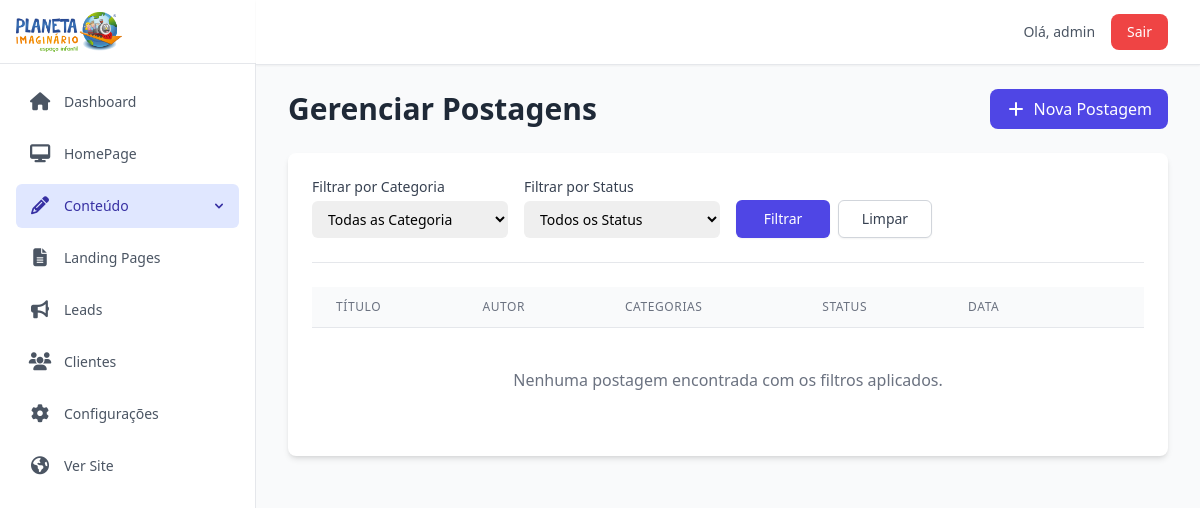
Before: /dashboard/posts (signed in) with the older database file.
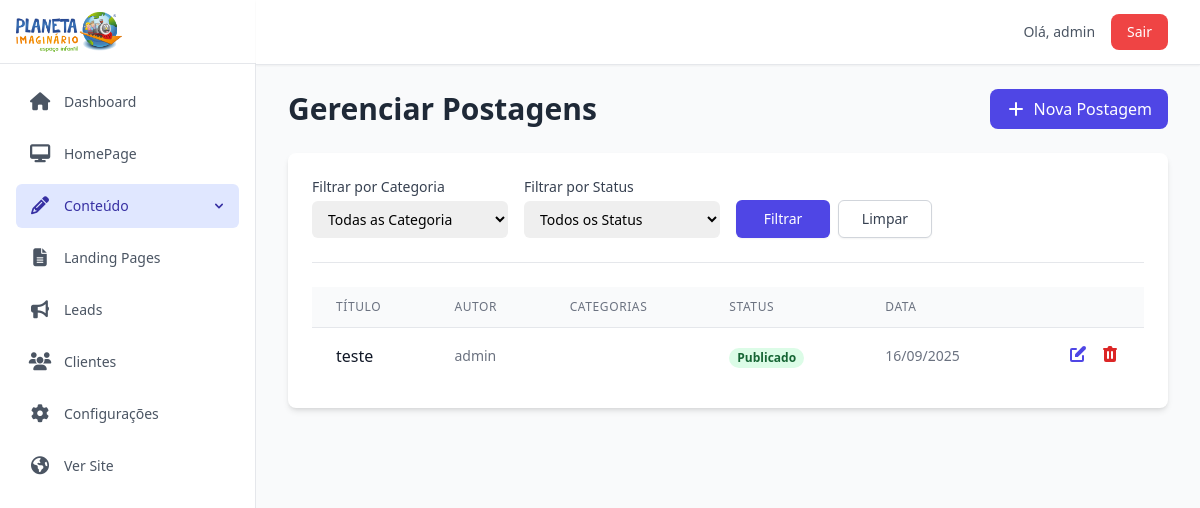
After: the same page with the newer database file.
### app/models.py (models this page shows, shortened)
class Post(db.Model):
    id = db.Column(db.Integer, primary_key=True)
    title = db.Column(db.String(150), nullable=False)
    slug = db.Column(db.String(150), unique=True, nullable=False)
    content = db.Column(db.Text, nullable=False)
    cover_image = db.Column(db.String(100), nullable=True, default='default.jpg') # Armazena o nome do arquivo da imagem
    user_id = db.Column(db.Integer, db.ForeignKey('user.id'))
    author = db.relationship('User', backref='posts')
    categories = db.relationship('Category', secondary=post_categories, lazy='subquery',
        backref=db.backref('posts', lazy=True))
    gallery_images = db.relationship('Image', backref='post', lazy=True, cascade="all, delete-orphan")
    meta_description = db.Column(db.String(160))
    is_published = db.Column(db.Boolean, default=False)
    created_at = db.Column(db.DateTime, default=datetime.utcnow)
    updated_at = db.Column(db.DateTime, default=datetime.utcnow, onupdate=datetime.utcnow)

class User(UserMixin, db.Model): # Adicione UserMixin aqui
    id = db.Column(db.Integer, primary_key=True)
    username = db.Column(db.String(64), index=True, unique=True, nullable=False)
    email = db.Column(db.String(120), index=True, unique=True, nullable=False)
    password_hash = db.Column(db.String(256)) # Aumentei o tamanho por segurança
    role = db.Column(db.String(20), nullable=False, default='crianca')
    date_of_birth = db.Column(db.Date, nullable=True)
    created_at = db.Column(db.DateTime, default=datetime.utcnow)
    updated_at = db.Column(db.DateTime, default=datetime.utcnow, onupdate=datetime.utcnow)

### app/dashboard/routes.py (the view)
@bp.route('/posts')
@login_required
def list_posts():
    page = request.args.get('page', 1, type=int)
    query = Post.query
    category_filter = request.args.get('category', type=int)
    if category_filter:
        query = query.join(Post.categories).filter(Category.id == category_filter)
    status_filter = request.args.get('status', type=str)
    if status_filter == 'published':
        query = query.filter(Post.is_published == True)
    elif status_filter == 'draft':
        query = query.filter(Post.is_published == False)
    all_categories = Category.query.order_by(Category.name).all()
    posts_pagination = query.order_by(Post.created_at.desc()).paginate(
        page=page, per_page=10, error_out=False
    )
    active_filters = {
        'category': category_filter,
        'status': status_filter
    }
    return render_template('dashboard/posts.html',
                           posts_pagination=posts_pagination,
                           all_categories=all_categories,
                           filters=active_filters)

### app/dashboard/routes.py (called while the page is built)
@bp.app_context_processor
def inject_global_variables():
    try:
        published_landing_pages = LandingPage.query.filter_by(is_published=True).order_by(LandingPage.title).all()
        site_settings = Settings.query.first()
        active_popup = Popup.query.filter_by(is_active=True).first()
        return dict(
            nav_landing_pages=published_landing_pages,
            site_settings=site_settings,
            active_popup=active_popup  # ✅ INJETA O POPUP
        )
    except Exception as e:
        print(f"Erro ao injetar variáveis globais: {e}")
        return dict(nav_landing_pages=[], site_settings=None, active_popup=None)

### app/main/routes.py (called while the page is built)
@bp.app_context_processor
def inject_global_variables():
    try:
        published_landing_pages = LandingPage.query.filter_by(is_published=True).order_by(LandingPage.title).all()
        site_settings = Settings.query.first()
        return dict(
            nav_landing_pages=published_landing_pages,
            site_settings=site_settings
        )
    except Exception as e:
        print(f"Erro ao injetar variáveis globais: {e}")
        return dict(
            nav_landing_pages=[],
            site_settings=None
        )

### app/templates/dashboard/posts.html (shortened to what the changed rows need)
{% extends "dashboard/dashboard_base.html" %}
{% block dashboard_content %}
<div class="flex justify-between items-center mb-6">
    <h1 class="text-3xl font-bold text-gray-800">Gerenciar Postagens</h1>
</div>
<div class="bg-white p-6 rounded-lg shadow-md">
    <div class="overflow-x-auto">
        <table class="min-w-full divide-y divide-gray-200">
            <thead class="bg-gray-50">
                <tr>
                    <th scope="col" class="px-6 py-3 text-left text-xs font-medium text-gray-500 uppercase tracking-wider">Título</th>
                    <th scope="col" class="px-6 py-3 text-left text-xs font-medium text-gray-500 uppercase tracking-wider">Autor</th>
                    <th scope="col" class="px-6 py-3 text-left text-xs font-medium text-gray-500 uppercase tracking-wider">Categorias</th>
                    <th scope="col" class="px-6 py-3 text-left text-xs font-medium text-gray-500 uppercase tracking-wider">Status</th>
                    <th scope="col" class="px-6 py-3 text-left text-xs font-medium text-gray-500 uppercase tracking-wider">Data</th>
                    <th scope="col" class="relative px-6 py-3"><span class="sr-only">Ações</span></th>
                </tr>
            </thead>
            <tbody class="bg-white divide-y divide-gray-200">
                {% for post in posts_pagination.items %}
                <tr>
                    <td class="px-6 py-4 whitespace-nowrap"><div class="font-medium text-gray-900">{{ post.title|truncate(40) }}</div></td>
                    <td class="px-6 py-4 whitespace-nowrap text-sm text-gray-500">{{ post.author.username }}</td>
                    <td class="px-6 py-4 whitespace-nowrap text-sm text-gray-500">{% for cat in post.categories %}{{ cat.name }}{% if not loop.last %}, {% endif %}{% endfor %}</td>
                    <td class="px-6 py-4 whitespace-nowrap">
                        {% if post.is_published %}
                            <span class="px-2 inline-flex text-xs leading-5 font-semibold rounded-full bg-green-100 text-green-800">Publicado</span>
                        {% else %}
                            <span class="px-2 inline-flex text-xs leading-5 font-semibold rounded-full bg-yellow-100 text-yellow-800">Rascunho</span>
                        {% endif %}
                    </td>
                    <td class="px-6 py-4 whitespace-nowrap text-sm text-gray-500">{{ post.created_at.strftime('%d/%m/%Y') }}</td>
                    <td class="px-6 py-4 whitespace-nowrap text-right text-sm font-medium flex items-center justify-end space-x-3">
                        <a href="{{ url_for('dashboard.edit_post', post_id=post.id) }}" class="text-indigo-600 hover:text-indigo-900" title="Editar">
                        </a>
                        <button @click="deleteUrl = '{{ url_for('dashboard.delete_post', post_id=post.id) }}'; deleteModalOpen = true" class="text-red-600 hover:text-red-900" title="Excluir">
                        </button>
                    </td>
                </tr>
                {% else %}
                <tr>
                    <td colspan="6" class="px-6 py-10 text-center text-gray-500">Nenhuma postagem encontrada com os filtros aplicados.</td>
                </tr>
                {% endfor %}
            </tbody>
        </table>
    </div>
</div>
{% endblock %}

Changed rows visible on the page:
added Post: title "teste", author.username "admin", is_published "Publicado", created_at "16/09/2025"
Other visible differences:
text no longer shown: "Nenhuma postagem encontrada com os filtros aplicados."
